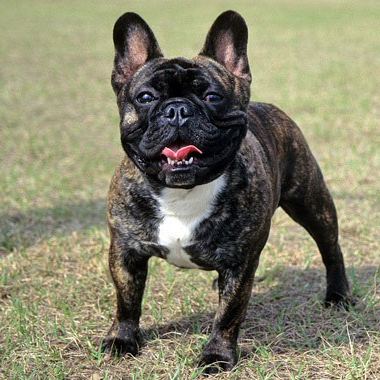
#> input picture PoochCode/components/BoardingForm/1.png, 380 x 380 px, found by its file name; its folder holds 3 pictures in this run
$ jupyter execute --allow-errors 491.ipynb   (shell and % lines are left out)
#> lines starting #> are read from the running program, lines starting #| are printed output that depends on the picture; pictures that were not available may be replaced by others from this repository, and a replacement may not be noted
[cell 1]
import cv2                 # working with, mainly resizing, images
import numpy as np         # dealing with arrays
import os                  # dealing with directories
from random import shuffle # mixing up or currently ordered data that might lead our network astray in training.
from tqdm import tqdm      # a nice pretty percentage bar for tasks.

TRAIN_DIR = 'dogsvscats/train'
TEST_DIR = 'dogsvscats/test'
IMG_SIZE = 50     #50 x 50 images.. perfect square images are easier to process
LR = 1e-3      #learning rate

MODEL_NAME = 'dogsvscats-{}-{}.model'.format(LR, '2conv-basic')

[cell 2]
#Helper function: Process the images and convert it into a 2D array, greyscale data
def label_img(img):
    word_label = img.split('.')[-3] #Example file name is dog.92.png then it considers only dog
    # conversion to one-hot array [cat,dog]
    if word_label == 'cat': return [1,0]    #[much cat, no dog]
    elif word_label == 'dog': return [0,1]      #[no cat, very dog]

[cell 3]
#Helper function: which helps to create a list of the training data with the image and its respective label
def create_train_data():
    training_data = []
    for img in tqdm(os.listdir(TRAIN_DIR)):
        label = label_img(img)
        path = os.path.join(TRAIN_DIR,img)
        img = cv2.imread(path,cv2.IMREAD_GRAYSCALE) #read the full path of the image
        img = cv2.resize(img, (IMG_SIZE,IMG_SIZE)) #resize just in case, some image isnt perfect 50x50
        training_data.append([np.array(img),np.array(label)]) #this creates a list with the image (its full path) and also the label - dog or cat
    shuffle(training_data)
    np.save('train_data.npy', training_data)
    return training_data

[cell 4]
def process_test_data():
    testing_data = []
    for img in tqdm(os.listdir(TEST_DIR)):
        path = os.path.join(TEST_DIR,img)
        img_num = img.split('.')[0]
        img = cv2.imread(path,cv2.IMREAD_GRAYSCALE)
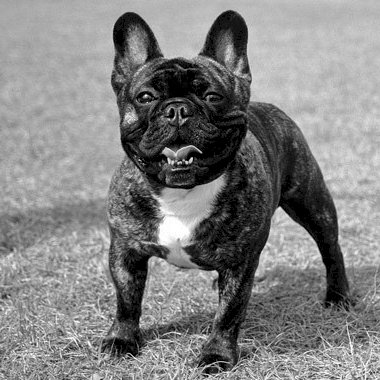
#> img: shape (380, 380); min 0, max 255, mean 129.7
        img = cv2.resize(img, (IMG_SIZE,IMG_SIZE))
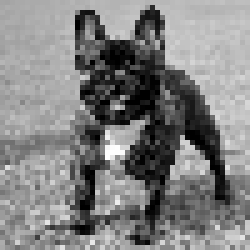
#> img: shape (50, 50) (shown 5 times larger); min 0, max 255, mean 129.2
        testing_data.append([np.array(img), img_num])

    shuffle(testing_data)
    np.save('test_data.npy', testing_data)
    return testing_data

$ run again, on PoochCode/components/NavBar/LadyAndDog.png
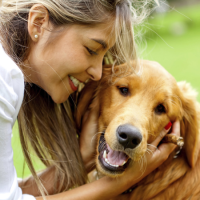
#> input picture PoochCode/components/NavBar/LadyAndDog.png, 200 x 200 px, found by its file name
#> in process_test_data, `img = cv2.imread(path,cv2.IMREAD_GRAYSCALE)`:
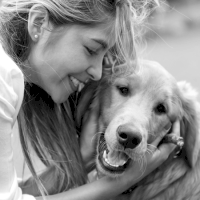
#> img: shape (200, 200); min 0, max 255, mean 135.4
#> in process_test_data, `img = cv2.resize(img, (IMG_SIZE,IMG_SIZE))`:
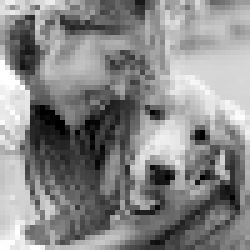
#> img: shape (50, 50) (shown 5 times larger); min 0, max 255, mean 135.6
